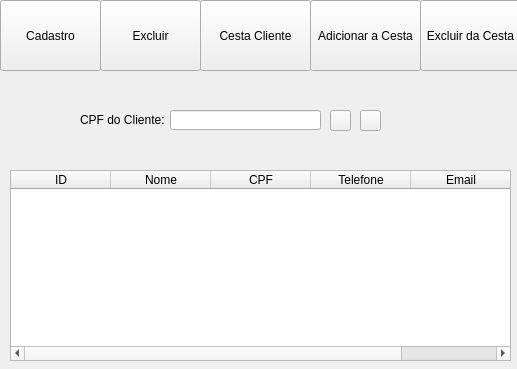
<?xml version="1.0" encoding="UTF-8"?>
<ui version="4.0">
 <class>Form</class>
 <widget class="QWidget" name="Form">
  <property name="geometry">
   <rect>
    <x>0</x>
    <y>0</y>
    <width>517</width>
    <height>369</height>
   </rect>
  </property>
  <property name="windowTitle">
   <string>Form</string>
  </property>
  <widget class="QPushButton" name="cadastroCli_button">
   <property name="geometry">
    <rect>
     <x>0</x>
     <y>0</y>
     <width>101</width>
     <height>71</height>
    </rect>
   </property>
   <property name="styleSheet">
    <string notr="true">image: url(:/logo_cadastro/cadastrar.png)</string>
   </property>
   <property name="text">
    <string>Cadastro</string>
   </property>
   <property name="icon">
    <iconset>
     <normaloff>:/logo_cadastro/cadastrar.png</normaloff>:/logo_cadastro/cadastrar.png</iconset>
   </property>
  </widget>
  <widget class="QPushButton" name="excluirCli_button">
   <property name="geometry">
    <rect>
     <x>100</x>
     <y>0</y>
     <width>101</width>
     <height>71</height>
    </rect>
   </property>
   <property name="styleSheet">
    <string notr="true">image: url(:cliente/logo_cliente/cliente.png)</string>
   </property>
   <property name="text">
    <string>Excluir</string>
   </property>
   <property name="icon">
    <iconset>
     <normaloff>:/logo_excluir/excluir.png</normaloff>:/logo_excluir/excluir.png</iconset>
   </property>
  </widget>
  <widget class="QPushButton" name="cestaCli_button">
   <property name="geometry">
    <rect>
     <x>200</x>
     <y>0</y>
     <width>111</width>
     <height>71</height>
    </rect>
   </property>
   <property name="styleSheet">
    <string notr="true">image: url(:cliente/logo_cliente/cliente.png)</string>
   </property>
   <property name="text">
    <string>Cesta Cliente</string>
   </property>
   <property name="icon">
    <iconset>
     <normaloff>:/logo_cesta/consultar.png</normaloff>:/logo_cesta/consultar.png</iconset>
   </property>
  </widget>
  <widget class="QPushButton" name="addcesta_button">
   <property name="geometry">
    <rect>
     <x>310</x>
     <y>0</y>
     <width>111</width>
     <height>71</height>
    </rect>
   </property>
   <property name="styleSheet">
    <string notr="true">image: url(:cliente/logo_cliente/cliente.png)</string>
   </property>
   <property name="text">
    <string>Adicionar a Cesta</string>
   </property>
   <property name="icon">
    <iconset>
     <normaloff>:/logo_adicionar/adicionar.png</normaloff>:/logo_adicionar/adicionar.png</iconset>
   </property>
  </widget>
  <widget class="QPushButton" name="excluircesta_button">
   <property name="geometry">
    <rect>
     <x>420</x>
     <y>0</y>
     <width>101</width>
     <height>71</height>
    </rect>
   </property>
   <property name="styleSheet">
    <string notr="true">image: url(:cliente/logo_cliente/cliente.png)</string>
   </property>
   <property name="text">
    <string>Excluir da Cesta</string>
   </property>
   <property name="icon">
    <iconset>
     <normaloff>:/logo_excluir/excluir.png</normaloff>:/logo_excluir/excluir.png</iconset>
   </property>
  </widget>
  <widget class="QTableWidget" name="retorno_bd">
   <property name="geometry">
    <rect>
     <x>10</x>
     <y>170</y>
     <width>501</width>
     <height>191</height>
    </rect>
   </property>
   <column>
    <property name="text">
     <string>ID</string>
    </property>
   </column>
   <column>
    <property name="text">
     <string>Nome</string>
    </property>
   </column>
   <column>
    <property name="text">
     <string>CPF</string>
    </property>
   </column>
   <column>
    <property name="text">
     <string>Telefone</string>
    </property>
   </column>
   <column>
    <property name="text">
     <string>Email</string>
    </property>
   </column>
  </widget>
  <widget class="QLabel" name="NameClient">
   <property name="geometry">
    <rect>
     <x>80</x>
     <y>110</y>
     <width>91</width>
     <height>20</height>
    </rect>
   </property>
   <property name="text">
    <string>CPF do Cliente:</string>
   </property>
  </widget>
  <widget class="QPushButton" name="search_button">
   <property name="geometry">
    <rect>
     <x>330</x>
     <y>110</y>
     <width>21</width>
     <height>21</height>
    </rect>
   </property>
   <property name="text">
    <string/>
   </property>
   <property name="icon">
    <iconset>
     <normaloff>pesquisar.png</normaloff>pesquisar.png</iconset>
   </property>
  </widget>
  <widget class="QLineEdit" name="search_client">
   <property name="geometry">
    <rect>
     <x>170</x>
     <y>110</y>
     <width>151</width>
     <height>20</height>
    </rect>
   </property>
  </widget>
  <widget class="QPushButton" name="todos_button">
   <property name="geometry">
    <rect>
     <x>360</x>
     <y>110</y>
     <width>21</width>
     <height>21</height>
    </rect>
   </property>
   <property name="text">
    <string/>
   </property>
   <property name="icon">
    <iconset>
     <normaloff>pesquisar.png</normaloff>pesquisar.png</iconset>
   </property>
  </widget>
 </widget>
 <resources>
  <include location="logo_cadastro.qrc"/>
  <include location="logo_excluir.qrc"/>
  <include location="logo_cestaCli.qrc"/>
  <include location="logo_adicionarCesta.qrc"/>
  <include location="logo_excluircesta.qrc"/>
 </resources>
 <connections/>
</ui>
